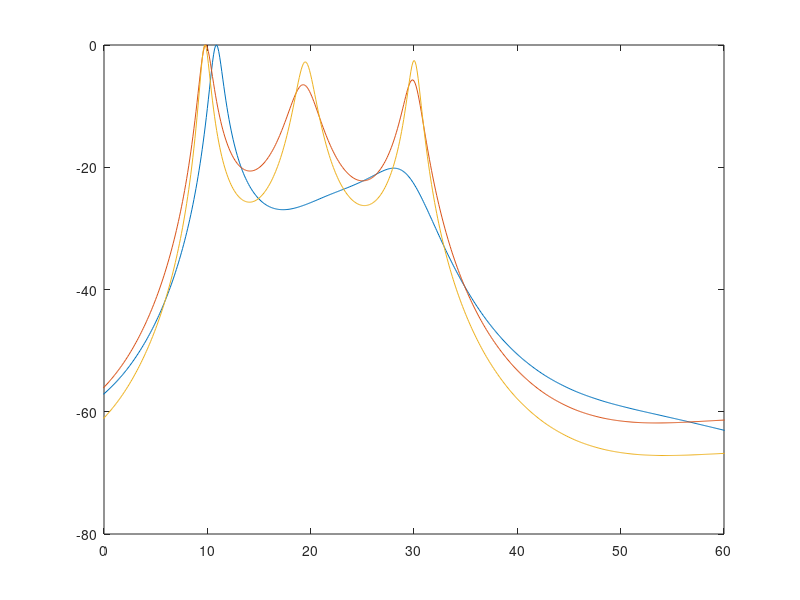

This chart was generated by the following MATLAB code: (Note: this script raises an error after producing the figure.)
clear;clc;close all;

theta = [10 20 30];
M = 8;
K = 3;
L = 200;
A = exp(-1i*pi*(0:M-1).'*sin(theta*pi/180));
data = randn(K,L);
data = sign(data);
pw = [1 0.8 0.7]';
S = diag(pw)*data;
X = A*S;
nv = ones(1,M);
snr = 10;
X = X + diag(sqrt(nv/snr/2))*(randn(M,L)+1i*randn(M,L));
R = X*X'/L;
% R1 = zeros(M);
% for l = 1:L
%     R1 = R1 + X(:,l)*X(:,l)';
% end
% R1 = R1/L;
X1 = X(1:K,:);
X2 = X(K+1:end,:);
G = R(:,1:K);
H = R(:,K+1:end);
P0 = X2*X1'/(X1*X1');
P = (G'*G)\G'*H;
Q = [P',-eye(M-K)];
Q0 = Q*(Q'*Q)^(-1/2);
[V1,D1] = eig(R);
[d1,ind1] = sort(diag(D1),'descend');
UN1 = V1(:,ind1(K+1:end));
dt = 0.1;
the1 = -90:dt:(90-dt);

Pc = ((G'*G)\G'*H)';
P1 = [eye(K); Pc];
Pa = P1(1:end-1,:);
Pb = P1(2:end,:);
Psir = (Pa'*Pa)\Pa'*Pb;
[V,D] = eig(Psir);
the_est = -asin(angle(diag(D))/pi)*180/pi
for i = 1:length(the1)
    a = exp(-1i*pi*(0:M-1).'*sin(the1(i)*pi/180));
    SP(i) = 1/(a'*(Q'*Q)*a);
    SP1(i) = 1/(a'*(Q0'*Q0)*a);
    MP(i) = (a'*a)/(a'*(UN1*UN1')*a);
end
plot(the1,mag2db(abs(SP)/max(abs(SP))),the1,mag2db(abs(SP1)/max(abs(SP1))),the1,mag2db(abs(MP)/max(abs(MP))))
xlim([0 60])

the_est1 = the1(find_peak(SP,K))
the_est2 = the1(find_peak(SP1,K))
the_est3 = the1(find_peak(MP,K))